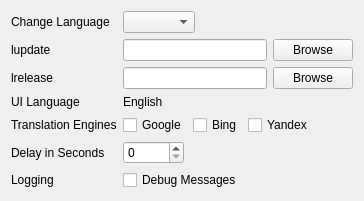
      <widget class="QWidget" name="tabSettings">
       <attribute name="title">
        <string>Settings</string>
       </attribute>
       <layout class="QVBoxLayout" name="verticalLayout_3">
        <item>
         <layout class="QFormLayout" name="formLayoutSettings">
          <item row="0" column="0">
           <widget class="QLabel" name="labelSettingsLanguage">
            <property name="text">
             <string>Change Language</string>
            </property>
           </widget>
          </item>
          <item row="0" column="1">
           <layout class="QHBoxLayout" name="horizontalLayoutSettingsLanguage">
            <item>
             <widget class="QComboBox" name="comboBoxLanguage">
              <property name="accessibleName">
               <string/>
              </property>
              <property name="accessibleDescription">
               <string/>
              </property>
              <property name="currentText">
               <string notr="true"/>
              </property>
             </widget>
            </item>
            <item>
             <spacer name="horizontalSpacerSettingsLanguage">
              <property name="orientation">
               <enum>Qt::Horizontal</enum>
              </property>
              <property name="sizeHint" stdset="0">
               <size>
                <width>40</width>
                <height>20</height>
               </size>
              </property>
             </spacer>
            </item>
           </layout>
          </item>
          <item row="1" column="0">
           <widget class="QLabel" name="labelSettingLupdate">
            <property name="toolTip">
             <string notr="true"/>
            </property>
            <property name="statusTip">
             <string notr="true"/>
            </property>
            <property name="whatsThis">
             <string notr="true"/>
            </property>
            <property name="accessibleName">
             <string notr="true"/>
            </property>
            <property name="accessibleDescription">
             <string notr="true"/>
            </property>
            <property name="text">
             <string notr="true">lupdate</string>
            </property>
           </widget>
          </item>
          <item row="1" column="1">
           <layout class="QHBoxLayout" name="horizontalLayoutSettingsLupdate">
            <item>
             <widget class="QLineEdit" name="lineEditSettingsLupdate">
              <property name="toolTip">
               <string notr="true"/>
              </property>
              <property name="statusTip">
               <string notr="true"/>
              </property>
              <property name="accessibleName">
               <string notr="true"/>
              </property>
              <property name="accessibleDescription">
               <string notr="true"/>
              </property>
              <property name="inputMask">
               <string notr="true"/>
              </property>
              <property name="text">
               <string notr="true"/>
              </property>
              <property name="placeholderText">
               <string notr="true"/>
              </property>
             </widget>
            </item>
            <item>
             <widget class="QPushButton" name="pushButtonSettingsLupdate">
              <property name="text">
               <string>Browse</string>
              </property>
             </widget>
            </item>
           </layout>
          </item>
          <item row="2" column="0">
           <widget class="QLabel" name="labelSettingsLrelease">
            <property name="text">
             <string>lrelease</string>
            </property>
           </widget>
          </item>
          <item row="2" column="1">
           <layout class="QHBoxLayout" name="horizontalLayoutSettingsLrelease">
            <item>
             <widget class="QLineEdit" name="lineEditSettingsLrelease">
              <property name="accessibleName">
               <string notr="true"/>
              </property>
              <property name="accessibleDescription">
               <string notr="true"/>
              </property>
              <property name="inputMask">
               <string notr="true"/>
              </property>
              <property name="text">
               <string notr="true"/>
              </property>
              <property name="placeholderText">
               <string notr="true"/>
              </property>
             </widget>
            </item>
            <item>
             <widget class="QPushButton" name="pushButtonSettingsLrelease">
              <property name="text">
               <string>Browse</string>
              </property>
             </widget>
            </item>
           </layout>
          </item>
          <item row="3" column="0">
           <widget class="QLabel" name="labelSettingsUiLanguage">
            <property name="text">
             <string>UI Language</string>
            </property>
           </widget>
          </item>
          <item row="3" column="1">
           <layout class="QHBoxLayout" name="horizontalLayoutSettingsUI">
            <item>
             <widget class="QLabel" name="labelSettingsLanguageUI">
              <property name="text">
               <string notr="true">English</string>
              </property>
             </widget>
            </item>
           </layout>
          </item>
          <item row="4" column="0">
           <widget class="QLabel" name="labelSettingsTranslationEngine">
            <property name="text">
             <string>Translation Engines</string>
            </property>
           </widget>
          </item>
          <item row="4" column="1">
           <layout class="QGridLayout" name="gridLayoutSettingsTransEngine">
            <item row="0" column="0">
             <widget class="QCheckBox" name="checkBoxSettingsGoogle">
              <property name="text">
               <string notr="true">Google</string>
              </property>
              <property name="icon">
               <iconset>
                <normalon>:/images/google_translate.png</normalon>
               </iconset>
              </property>
             </widget>
            </item>
            <item row="0" column="2">
             <widget class="QCheckBox" name="checkBoxSettingsYandex">
              <property name="text">
               <string notr="true">Yandex</string>
              </property>
              <property name="icon">
               <iconset>
                <normalon>:/images/yandex_translate.png</normalon>
               </iconset>
              </property>
             </widget>
            </item>
            <item row="0" column="1">
             <widget class="QCheckBox" name="checkBoxSettingsBing">
              <property name="text">
               <string notr="true">Bing</string>
              </property>
              <property name="icon">
               <iconset>
                <normalon>:/images/microsoft_translator.png</normalon>
               </iconset>
              </property>
             </widget>
            </item>
            <item row="0" column="3">
             <spacer name="horizontalSpacerSettingsTransEng">
              <property name="orientation">
               <enum>Qt::Horizontal</enum>
              </property>
              <property name="sizeHint" stdset="0">
               <size>
                <width>40</width>
                <height>20</height>
               </size>
              </property>
             </spacer>
            </item>
           </layout>
          </item>
          <item row="5" column="0">
           <widget class="QLabel" name="labelSettingsDelay">
            <property name="text">
             <string>Delay in Seconds</string>
            </property>
           </widget>
          </item>
          <item row="5" column="1">
           <layout class="QHBoxLayout" name="horizontalLayoutSettingsDelay">
            <item>
             <widget class="QSpinBox" name="spinBoxSettingsDelay">
              <property name="maximum">
               <number>66666</number>
              </property>
             </widget>
            </item>
            <item>
             <spacer name="horizontalSpacerSettingsDelay">
              <property name="orientation">
               <enum>Qt::Horizontal</enum>
              </property>
              <property name="sizeHint" stdset="0">
               <size>
                <width>40</width>
                <height>20</height>
               </size>
              </property>
             </spacer>
            </item>
           </layout>
          </item>
          <item row="6" column="0">
           <widget class="QLabel" name="labelSettignsMessaging">
            <property name="text">
             <string>Logging</string>
            </property>
           </widget>
          </item>
          <item row="6" column="1">
           <layout class="QHBoxLayout" name="horizontalLayoutSettignsMessaging">
            <item>
             <widget class="QCheckBox" name="checkBoxSettignsMessaging">
              <property name="text">
               <string>Debug Messages</string>
              </property>
             </widget>
            </item>
            <item>
             <spacer name="horizontalSpacerSettignsMessaging">
              <property name="orientation">
               <enum>Qt::Horizontal</enum>
              </property>
              <property name="sizeHint" stdset="0">
               <size>
                <width>40</width>
                <height>20</height>
               </size>
              </property>
             </spacer>
            </item>
           </layout>
          </item>
         </layout>
        </item>
       </layout>
      </widget>
